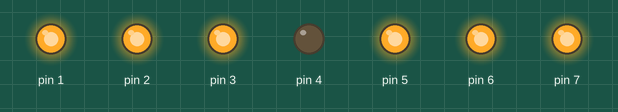
This sketch was run on a simulated Arduino Uno, built with avr-gcc and run on an emulated ATmega328P. Shown: output pins drawn as LEDs (lit = HIGH).

Above: at 0.5 s.
At 1.5 s:
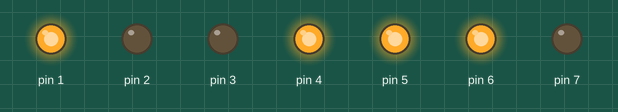
At 2.5 s:
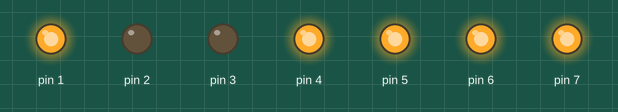
At 3.5 s:
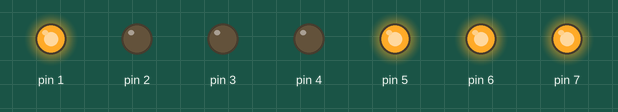
At 4.5 s:
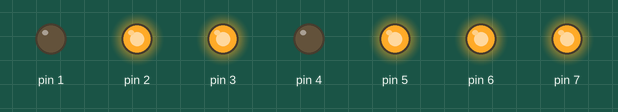
At 6.5 s:
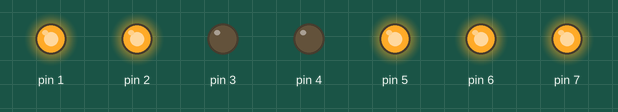
Timing chart, 0 to 8.1 s (numbered marks = the images above):
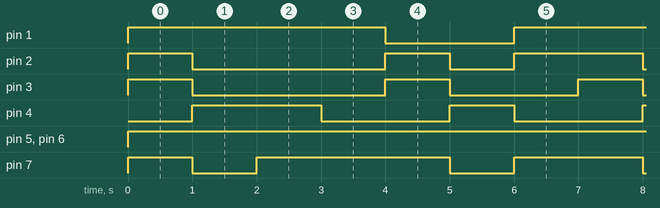

The sketch:

microprocessor_21.ino
```cpp
int sequence[][7] = {
  {1,1,1,0,1,1,1},  // A
  {1,0,0,1,1,1,0},  // C
  {1,0,0,1,1,1,1},  // E
  {1,0,0,0,1,1,1},  // F
  {0,1,1,0,1,1,1},  // H
  {0,0,0,1,1,1,0},  // L
  {1,1,0,0,1,1,1},  // P
};

void printLetter (int number) {
  for (int i = 0; i < 7; i++) {
    digitalWrite(1+i,sequence[number][i]);
    }
  }

void setup() {
  for (int i = 1; i < 8; i++) {
    pinMode(i, OUTPUT);
    }
}

void loop() {
  for (int i = 0; i < 7; i++) {
    printLetter(i);
    delay(1000);
    }
}
```

Measured:
- by itself, pin 1: repeats every 7.0 s: LOW 2.0 s, HIGH 5.0 s
- by itself, pin 2: repeats every 7.0 s: LOW 3.0 s, HIGH 1.0 s, LOW 1.0 s, HIGH 2.0 s
- by itself, pin 3: repeats every 7.0 s: LOW 3.0 s, HIGH 1.0 s, LOW 2.0 s, HIGH 1.0 s
- by itself, pin 4: repeats every 7.0 s: LOW 2.0 s, HIGH 1.0 s, LOW 2.0 s, HIGH 2.0 s
- by itself, pin 5, pin 6: LOW → HIGH at 0.00 s
- by itself, pin 7: repeats every 7.0 s: LOW 1.0 s, HIGH 3.0 s, LOW 1.0 s, HIGH 2.0 s
